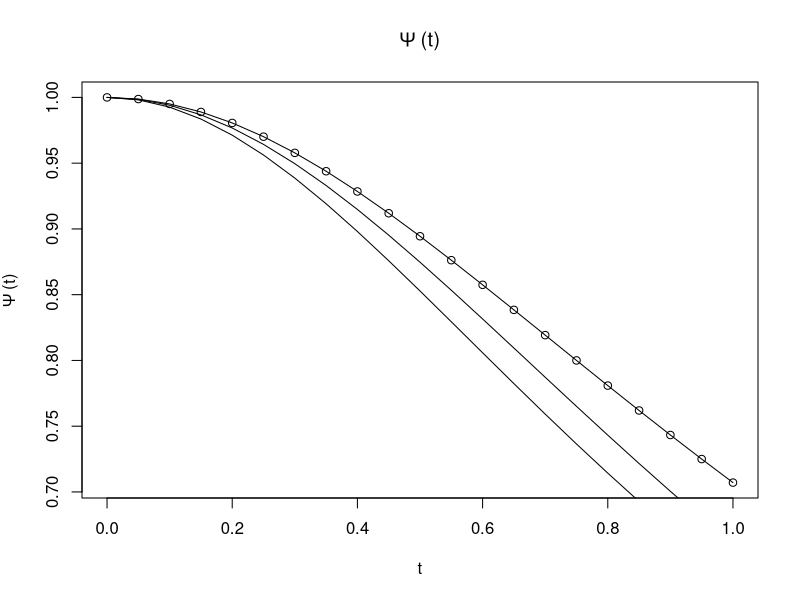
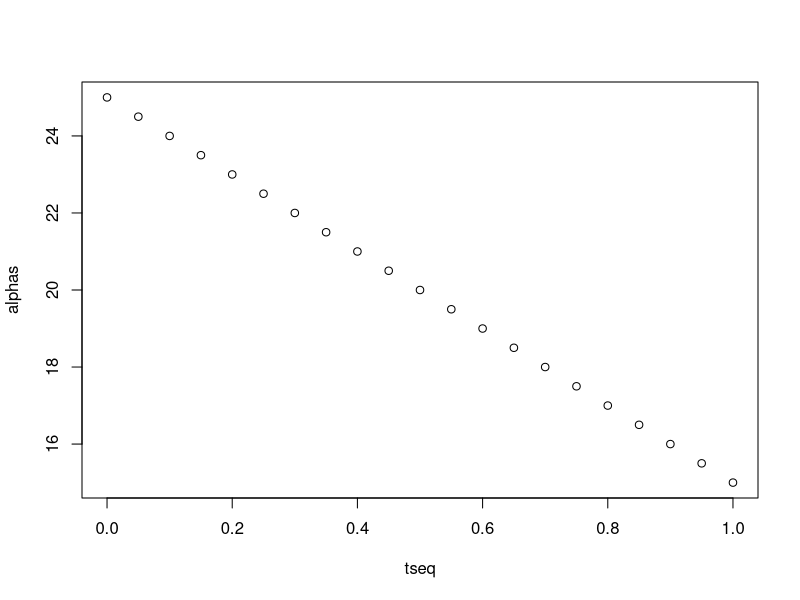
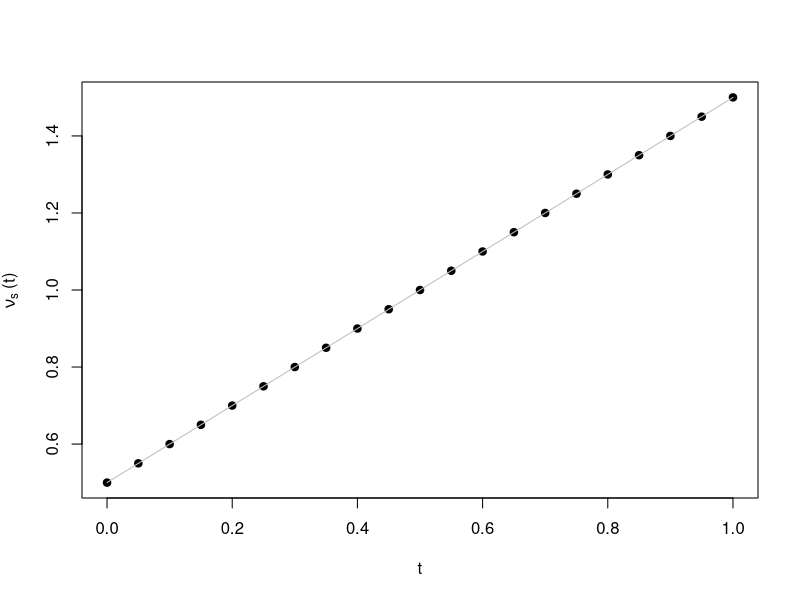
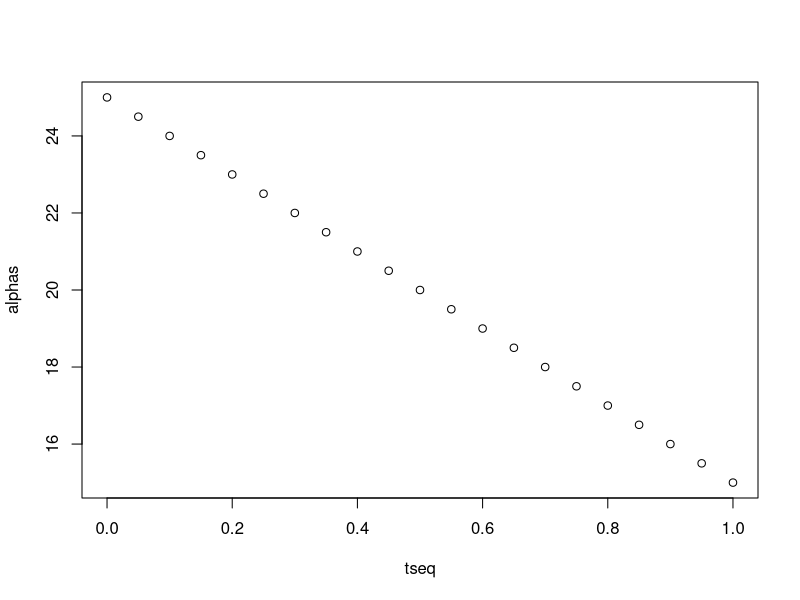
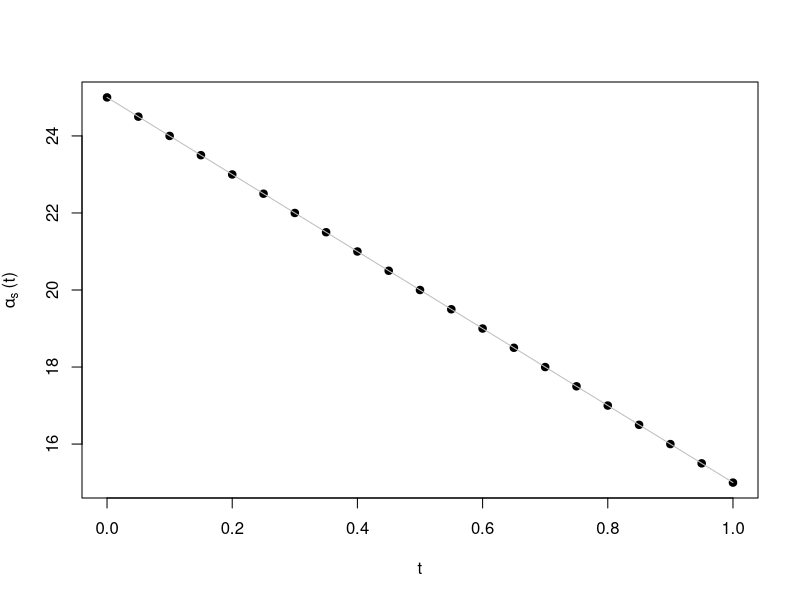
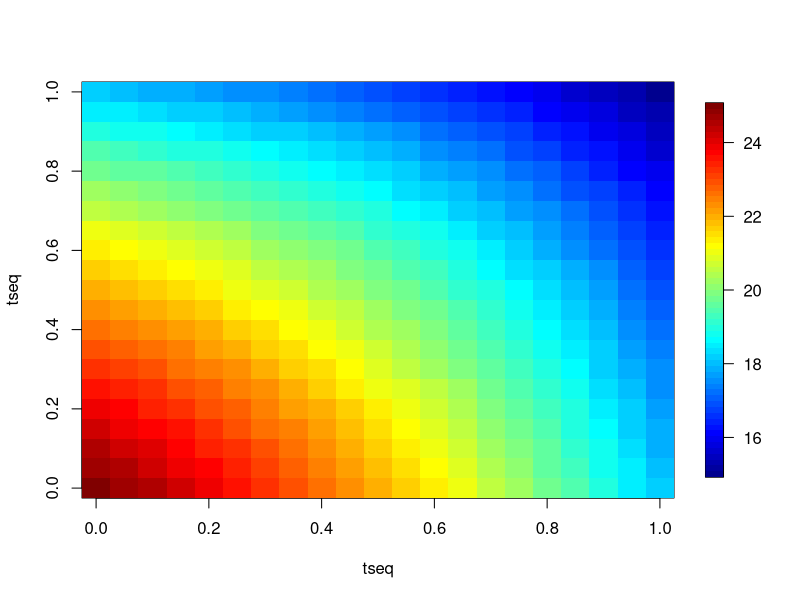
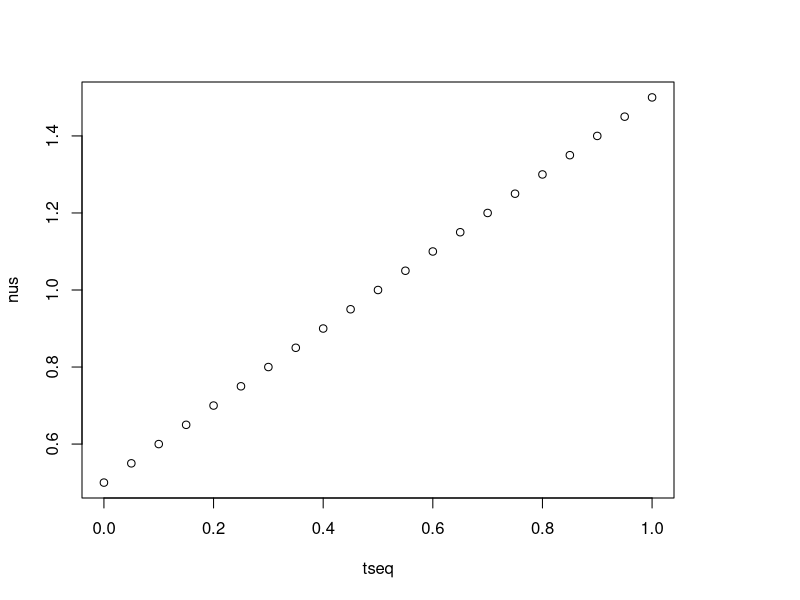
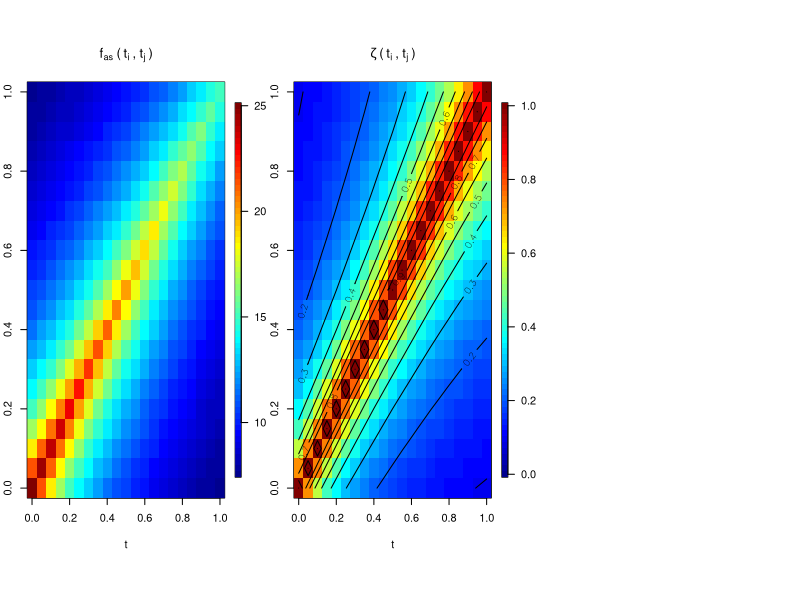

These charts were generated, in order, by the following R code: (Note: this script raises an error after producing the figures.)

######################################################################################
#### Creating function to generate tvarying spatio-temporal covariance function ######
######################################################################################
library(MASS)
library(mvtnorm)
library(fields)
my.matern<-function(h,a,sigma,nu)
{
  h[h==0]<-1e-10
  num1<-(sigma^2)*(2^(1-nu))/gamma(nu)
  num2<-(h*a)^nu
  num3<-besselK(x=(h*a), nu=nu)
  return(num1*num2*num3)
}


######## Parameters #######
nus.init<-0.5 ### Spatial smoothness
nus.max<-1.5    ### Temporal smoothness

#nut.init<-3   #### Temporal smoothness at spatial center
#nut.corn<-0.5  #### Temporal smoothness at spatial corner



as.init<-20 ### spatial range=0.2 (1/5)
as.max<-15  ### spatial range=0.5 (1/2)


mynus.f<-function(t_i,nus.init,nus.max)
{
  temp<-nus.init+(nus.max-nus.init)*sin(t_i*pi/time_limit) 
  return(temp)
}


as<-function(t_i,as.init,as.max)
{
  temp<-as.init+(as.max-as.init)*sin(t_i*pi/time_limit) 
  return(temp)
}




###### First we create a psi function #######
psi<-function(t,a=1,alpha=1,beta=1)
{
  temp<-(a*(t^alpha)+1)^beta
  return(temp)
}


tseq<-seq(0,10,length.out = 100)

time_limit<-1
time_points<-21

tseq<-seq(0,time_limit,length.out = time_points)

#### Plotting psi #####
plot(tseq,1/psi(t=tseq^2,a=1,alpha=1,beta = 0.5),main=bquote(Psi~"(t)"),xlab="t",ylab=bquote(Psi~"(t)"))
lines(tseq,1/psi(t=tseq^2,a=1,alpha=1,beta = 0.5))
lines(tseq,1/psi(t=tseq^2,a=1,alpha=1,beta = 0.6))
lines(tseq,1/psi(t=tseq^2,a=1.5,alpha=1,beta = 0.5))


##### Creating function for f_alphas #######
f_alphas<-function(t,alphas,a=1,alpha=1,beta=1,c.p)
{
  alpha_mean<-c.p
  len<-length(alphas)
  al.creat<-function(a1,a2)
  {
    return(((1/(a1^2))+(1/(a2^2)))/2)
  }
  d2<-outer(alphas,alphas,al.creat)
  tmat<-outer(t,t,function(t1,t2) (abs(t1-t2))^2)
  d1<-psi(t=tmat,a=a,alpha = alpha,beta=beta)/(alpha_mean^2)
  d3<-matrix(psi(t=0,a=a,alpha = alpha,beta=beta)/(alpha_mean^2),nrow=nrow(d1),ncol=ncol(d1))
  return(1/sqrt(d1+d2-d3))
}



#alphas<-as(t_i=tseq,as.init = as.init,as.max = as.max)
#alphas<-rep(20,times=time_points)
alphas<-25-10*tseq
#nus<-mynus.f(t_i=tseq,nus.init=nus.init,nus.max=nus.max)
#nus<-rep(1,times=time_points)
nus<-0.5+tseq
#mean(alphas)
plot(tseq,alphas)
plot(tseq,nus,xlab="t",ylab=bquote(nu[s]~"(t)"),pch=19)
lines(tseq,nus,col="grey")


plot(tseq,alphas)
plot(tseq,alphas,xlab="t",ylab=bquote(alpha[s]~"(t)"),pch=19)
lines(tseq,alphas,col="grey")



myfas<-f_alphas(t=tseq,alphas = alphas,a=0.01,alpha=0.5,beta=1,c.p=mean(alphas))
image.plot(tseq,tseq,myfas)


zeta<-function(t,nus,alphas,a=0.001,alpha=0.9,beta=0.5,d=2,beta2=0.5,c.p)
{
  n2<-outer(nus,nus,function(a,b) gamma((a+b)/2))
  f<-(f_alphas(t=t,alphas = alphas,a=a,alpha=alpha,beta=beta,c.p = c.p))
  n1<-f^d
  dig<-(diag(f))^(d/2)
  #d1<-dig%*%dig
  d1<-outer(dig,dig,function(a,b) a*b)
  d2<-outer(nus,nus,function(a,b) sqrt(gamma(a)*gamma(b)))
  #n2<-outer(alphas,alphas,function(a,b) ((1/a)^(d/4))+((1/b)^(d/4)))
  #d2<-(f_alphas(t=t,alphas = alphas,a=a,alpha=alpha,beta=beta))^(d/2)
  tmat<-outer(t,t,function(t1,t2) (abs(t1-t2))^2)
  d3<-psi(t=tmat,a=a,alpha = alpha,beta=beta2)
  
  return((n1*n2)/(d1*d2*d3))
}


#nus<-(1+2/(tseq+1))/2

plot(tseq,nus)


par(mfrow=c(1,3))
mya_bern<-10 #0.05
myalpha_bern<-0.6 #0.5
mybeta_bern<-0.8 #0.7
mybeta2_bern<-0.1
myfas<-f_alphas(t=tseq,alphas = alphas,a=mya_bern,alpha=myalpha_bern,beta=mybeta_bern,c.p=mean(alphas))
image.plot(tseq,tseq,myfas,xlab="t",ylab="t",main=bquote(f[as]~"("~t[i]~","~t[j]~")"))

myzeta<-zeta(t=tseq,nus = nus,alphas = alphas,a=mya_bern,alpha=myalpha_bern,beta=mybeta_bern,beta2 = mybeta2_bern,c.p=mean(alphas))
image.plot(tseq,tseq,myzeta,xlab="t",ylab="t",main=bquote(zeta~"("~t[i]~","~t[j]~")"),zlim=c(0,1))
contour(tseq,tseq,myzeta,add=T)
#plot(myzeta[5,5:21])
mynus<-outer(nus,nus,function(a,b) (a+b)/2)
#diag(myzeta)
####### Creating spatial grid #########
spres<-25
x<-y<-seq(0,1,length.out = spres)

grid<-expand.grid(x,y)
par(mfrow=c(1,1))
plot(grid,xlab="x",ylab="y")


##########################################################
##### Creating  spatio-temporal covariance function ######
##########################################################
sl<-length(grid[,1])
tl<-length(tseq)
spcov<-matrix(NA,ncol = sl*tl,nrow=sl*tl)
dist.sp<-rdist(grid)
#system.time(for(i in 1:tl)
#{
 # for(j in 1:tl)
  #{
   # spcov[((i-1)*sl+1):((i-1)*sl+sl),((j-1)*sl+1):((j-1)*sl+sl)]<-myzeta[i,j]*my.matern(h=dist.sp,
    #                                                                                    a=myfas[i,j],
     #                                                                                   nu=mynus[i,j],
      #                                                                                  sigma=1)
#  }
#}
#)



######### Optimized cov computing ##############
uniq.dist<-sort(unique(c(dist.sp)))

##### Unique indexing #####
mat.index<-NULL
for(i in 1:length(uniq.dist))
{
  mat.index[[i]]<-cbind(which(dist.sp==uniq.dist[i],arr.ind = T),i)
}
#cbind(which(dist.sp==uniq.dist[2],arr.ind = T),2)
mat.index<-do.call(rbind,mat.index)
spcov2<-matrix(NA,ncol = sl*tl,nrow=sl*tl)
temp<-matrix(NA,ncol = sl,nrow = sl)


system.time(for(i in 1:tl)
{
  for(j in i:tl)
  {
    tmp1<-myzeta[i,j]*my.matern(h=uniq.dist,
                                a=myfas[i,j],
                                nu=mynus[i,j],
                                sigma=1)
    temp[mat.index[,-3]]<-tmp1[mat.index[,3]]
    spcov2[((i-1)*sl+1):((i-1)*sl+sl),((j-1)*sl+1):((j-1)*sl+sl)]<-spcov2[((j-1)*sl+1):((j-1)*sl+sl),((i-1)*sl+1):((i-1)*sl+sl)]<-temp
  }
}
)

#check<-chol(spcov2)
#rm(check)
library(mvtnorm)
set.seed(123)
nsim<-100
#mysim<-mvrnorm(n=nsim,mu=rep(0,times=sl*tl),Sigma = spcov2)
mysim<-rmvnorm(n=nsim,sigma=spcov2,method="chol")
sim1<-mysim
dim(sim1)

locs<-grid
rm(spcov,spcov2)
par(mfrow=c(5,5),mar=c(2,2,1,1))
key=1
#tseq
for(i in 1:(length(tseq)))
{
  if(i<=(length(tseq)-1))
  {
    quilt.plot(locs,sim1[key,(1+length(locs[,1])*(i-1)):(length(locs[,1])*i)],main=paste("t=",round(tseq[i],2)),nx=spres,ny=spres,zlim=c(min(sim1[key,]),max(sim1[key,])),add.legend = F)
  }
  else
  {
    quilt.plot(locs,sim1[key,(1+length(locs[,1])*(i-1)):(length(locs[,1])*i)],main=paste("t=",round(tseq[i],2)),nx=spres,ny=spres,zlim=c(min(sim1[key,]),max(sim1[key,])))
    
  }
}


r.locs<-sample(1:sl,size = 4)
points(locs[r.locs,],pch="x",cex=1.5)
####### Now plotting the time series ########
for(i in r.locs)
{
  k=i
  plot(tseq,sim1[key,seq(k,(tl-1)*sl+k,by=sl)],type="l",main = paste("location"=round(locs[k,1],2),round(locs[k,2],2)),xlab="time",ylab = "value")
  points(tseq,sim1[key,seq(k,(tl-1)*sl+k,by=sl)],pch=19)
}
#20*400
####### distributing columnwise ########
myspat<-matrix(NA,nrow = sl,ncol = tl)
#emp.temp.cor<-array(NA,dim=c(tl,tl,100))
#for(k in 1:100){
#for(i in 1:tl)
#{
#  myspat[,i]<-sim1[key,((i-1)*sl+1):((i-1)*sl+sl)]
#}
#emp.temp.cor[,,k]<-cor(myspat)
#}
#rm(myspat)
setwd("/Users/qadirga/Documents/Project 4-Spacetime modeling/Revisit/Simulation Study/Revisit2/Revisit 3/Case3_2/FInal piece of codes")
save.image("Dataset.RData")


##### Now we divide the dataset into training and testing data #####

### 20 percent testing data ####

#### Last two frames held out for forecasting #####
#### 20 percent locations from the remaning frames are held out for testing (interpolation)
test_l<-length(grid[,1])*0.2
train_l<-length(grid[,1])*0.8
set.seed(123)
rmiss.matrix<-matrix(NA,nrow=test_l,ncol=nsim)
for(i in 1:nsim)
{
  rmiss.matrix[,i]<-sample(1:sl,size = test_l)
}

#### Now dividing test and train data set #####

full.myspat<-array(NA,dim = c(sl,tl,nsim))

for(i in 1:nsim)
{
  for(j in 1:tl)
  {
  full.myspat[,j,i]<-sim1[i,((j-1)*sl+1):((j-1)*sl+sl)]
}
}
par(mfrow=c(5,5))
for(i in 1:tl)
quilt.plot(grid,full.myspat[,i,1],nx=spres,ny=spres,zlim=c(min(full.myspat[,,1]),max(full.myspat[,,1])))

train.locs<-array(NA,dim = c(train_l,2,nsim))
test.locs<-array(NA,dim=c(test_l,2,nsim))
train.myspat<-array(NA,dim = c(train_l,tl-2,nsim))
test.myspat<-array(NA,dim = c(test_l,tl,nsim))
for(i in 1:nsim)
{
  train.locs[,,i]<-as.matrix(grid[-rmiss.matrix[,i],])
  test.locs[,,i]<-as.matrix(grid[rmiss.matrix[,i],])
  train.myspat[,,i]<-full.myspat[-rmiss.matrix[,i],(1:(tl-2)),i]
  test.myspat[,,i]<-full.myspat[rmiss.matrix[,i],,i]
  
}

key<-3
par(mfrow=c(5,5))
for(i in 1:(tl-2))
{quilt.plot(train.locs[,,key],train.myspat[,i,key],zlim=c(min(full.myspat[,,key]),max(full.myspat[,,key])),nx=spres,ny=spres)  
quilt.plot(test.locs[,,key],test.myspat[,i,key],zlim=c(min(full.myspat[,,key]),max(full.myspat[,,key])),nx=spres,ny=spres,add = T)  
}

save.image("simulated_data.RData")


########## Visualizing spatio-temporal fields ######
library(viridis)
pr.time<-character(length = length(tseq))
for(i in 1:length(tseq))
{
  pr.time[i]<-as.character(paste("t=",format(round(tseq[i], 2), nsmall = 2),sep = "" ))
}
vis.data<-data.frame(x=rep(grid$Var1,times=tl),y=rep(grid$Var2,times=tl),z=c(full.myspat[,,1]),time=rep(pr.time,each=sl))
library(ggplot2)
ggplot(vis.data, aes(x=x, y=y,col=z))+geom_point(data = vis.data, aes(x, y, colour = z),pch=19, size=1)+ 
  facet_wrap(~time,ncol=7)+scale_color_viridis(bquote(Z),option = "D")+labs(x=bquote(s[1]),y=bquote(s[2]))+theme(axis.text = element_text(size=7))
